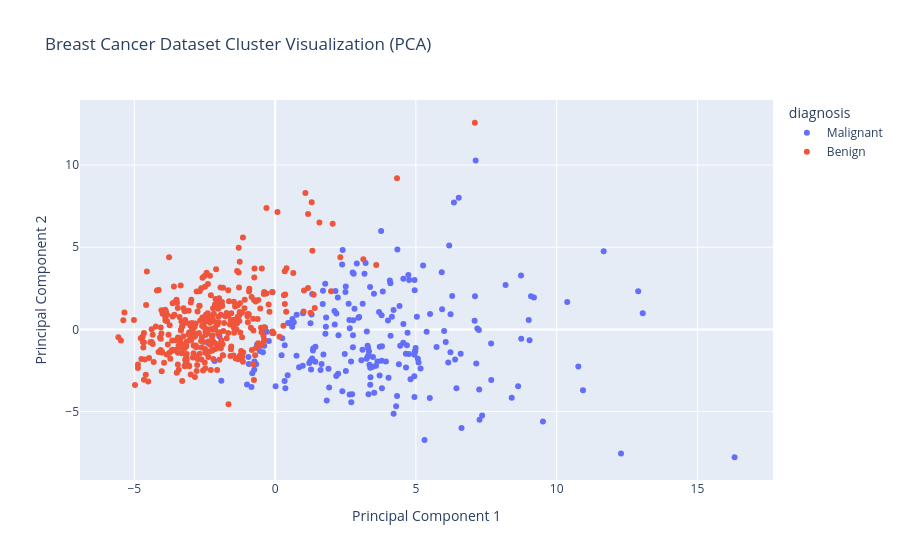

The notebook cell this image was saved under:
### Code cell
# Import Libraries
import pandas as pd
import plotly.express as px

from sklearn.datasets import load_breast_cancer
from sklearn.preprocessing import StandardScaler
from sklearn.decomposition import PCA

# Load dataset
data = load_breast_cancer()
X = data.data
y = data.target

# Standardize features
scaler = StandardScaler()
X_scaled = scaler.fit_transform(X)

# Reduce dimensions to 2 using PCA
pca = PCA(n_components=2)
X_pca = pca.fit_transform(X_scaled)

# Create DataFrame
df = pd.DataFrame(X_pca, columns=["PC1", "PC2"])
df["target"] = y

# Map class names
df["diagnosis"] = df["target"].map({0: "Malignant", 1: "Benign"})

# Plot interactive scatter plot
fig = px.scatter(
    df,
    x="PC1",
    y="PC2",
    color="diagnosis",
    title="Breast Cancer Dataset Cluster Visualization (PCA)",
    labels={"PC1": "Principal Component 1", "PC2": "Principal Component 2"}
)

fig.show()

### Figure 1 — Plotly figure (JSON) as saved in the notebook; plotly's stock layout.template omitted (floating-point values rounded to 4 significant figures; data arrays with more than 128 entries replaced by an {"elided": "..."} marker saying what was removed)
{"data": [{"hovertemplate": "diagnosis=Malignant<br>Principal Component 1=%{x}<br>Principal Component 2=%{y}<extra></extra>", "legendgroup": "Malignant", "marker": {"color": "#636efa", "symbol": "circle"}, "mode": "markers", "name": "Malignant", "orientation": "v", "showlegend": true, "type": "scatter", "x": {"elided": "212 float values"}, "xaxis": "x", "y": {"elided": "212 float values"}, "yaxis": "y"}, {"hovertemplate": "diagnosis=Benign<br>Principal Component 1=%{x}<br>Principal Component 2=%{y}<extra></extra>", "legendgroup": "Benign", "marker": {"color": "#EF553B", "symbol": "circle"}, "mode": "markers", "name": "Benign", "orientation": "v", "showlegend": true, "type": "scatter", "x": {"elided": "357 float values"}, "xaxis": "x", "y": {"elided": "357 float values"}, "yaxis": "y"}], "layout": {"legend": {"title": {"text": "diagnosis"}, "tracegroupgap": 0}, "title": {"text": "Breast Cancer Dataset Cluster Visualization (PCA)"}, "xaxis": {"anchor": "y", "domain": [0, 1], "title": {"text": "Principal Component 1"}}, "yaxis": {"anchor": "x", "domain": [0, 1], "title": {"text": "Principal Component 2"}}}}
